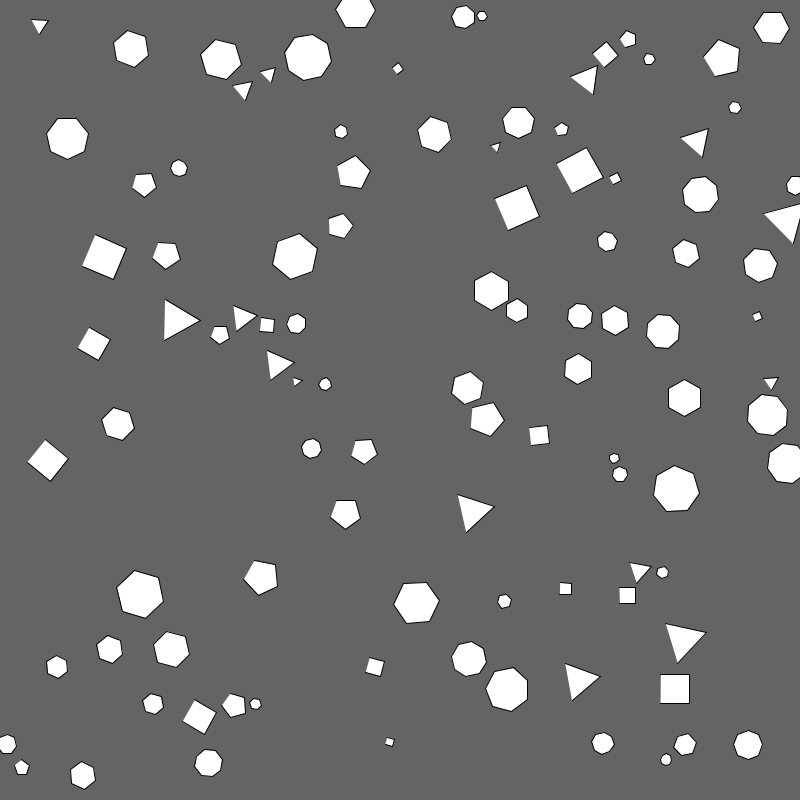
Frame 1 (no input)
Frame 60 (the mouse pressed at the canvas centre just before this capture): identical to frame 1, image omitted
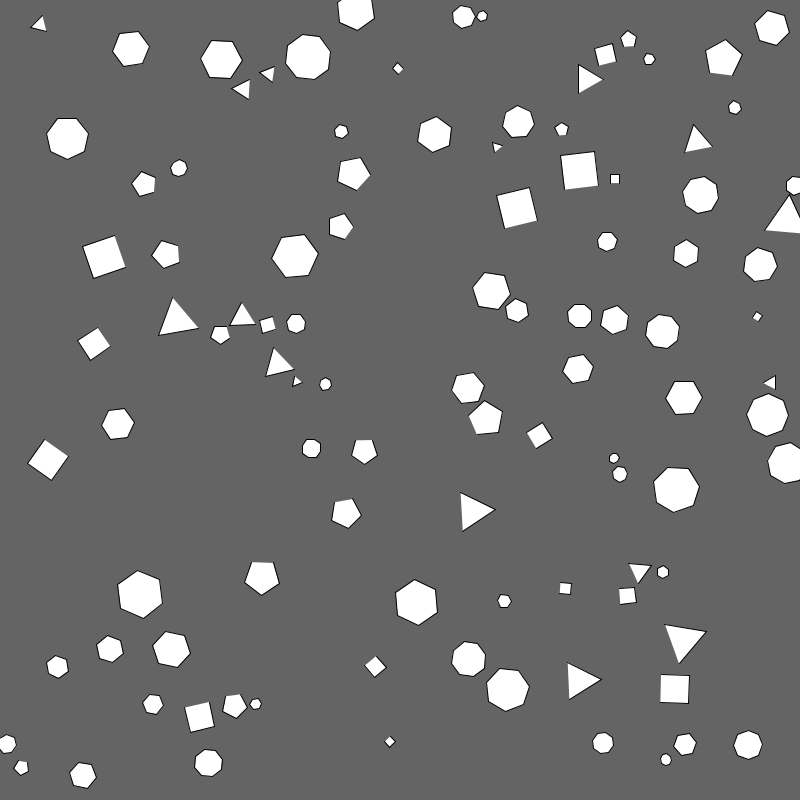
Frame 120 (the mouse held since frame 60 and released just before this capture)

The Processing sketch that drew these frames (run headless with seeded random() and noise(); from frame 60 on, the mouse is pressed at the canvas centre):

// Processing sketch: Main
// ── Main.pde
ArrayList<Polygon> shapes;

int trg = 102, tries = 5000;
int minR = 5, maxR = 25;
int minV = 3, maxV = 9;

void setup() {
  size(800, 800);
  shapes = new ArrayList<Polygon>();
  int cur = 0;
  for (int i = 0; i < trg; i++) {
    if (cur > tries) break;
    float[] pos = { random(width), random(height) };
    float r = random(minR, maxR);
    int v = int(random(minV, maxV));
    Polygon newShape = new Polygon(pos[0], pos[1], r, v);
    if (!newShape.isIntersectingOther(shapes)) {
      shapes.add(newShape);
    } else {
      i--;
      tries++;
    }
    cur++;
  }
  if(cur < tries)
    print("S");
  else
    print("F");
}

void draw() {
  background(100);
  for (int i = 0; i < shapes.size(); i++) {
    shapes.get(i).show();
  }
}

// ── Polygon.pde
class Polygon {
  int vertices = 3;
  float radius;
  PVector pos;

  Polygon(float x, float y, float r, int v) {
    this.pos = new PVector(x, y);
    this.radius = r;
    this.vertices = v;
  }

  void show() {
    PVector dir = PVector.sub(new PVector(mouseX, mouseY), pos);
    push();
    translate(pos.x, pos.y);
    rotate(dir.heading());
    beginShape();
    float inc = TAU / vertices;
    for (float i = 0; i < TAU; i += inc) {
      vertex(cos(i) * radius, sin(i) * radius);
    }
    endShape();
    pop();
  }

  boolean isIntersectingOther(ArrayList<Polygon> p) {
    for (Polygon s : p) {
      if (sq(pos.x - s.pos.x) + sq(pos.y - s.pos.y) < sq(radius + s.radius)) {
        return true;
      }
    }
    return false;
  }
}
